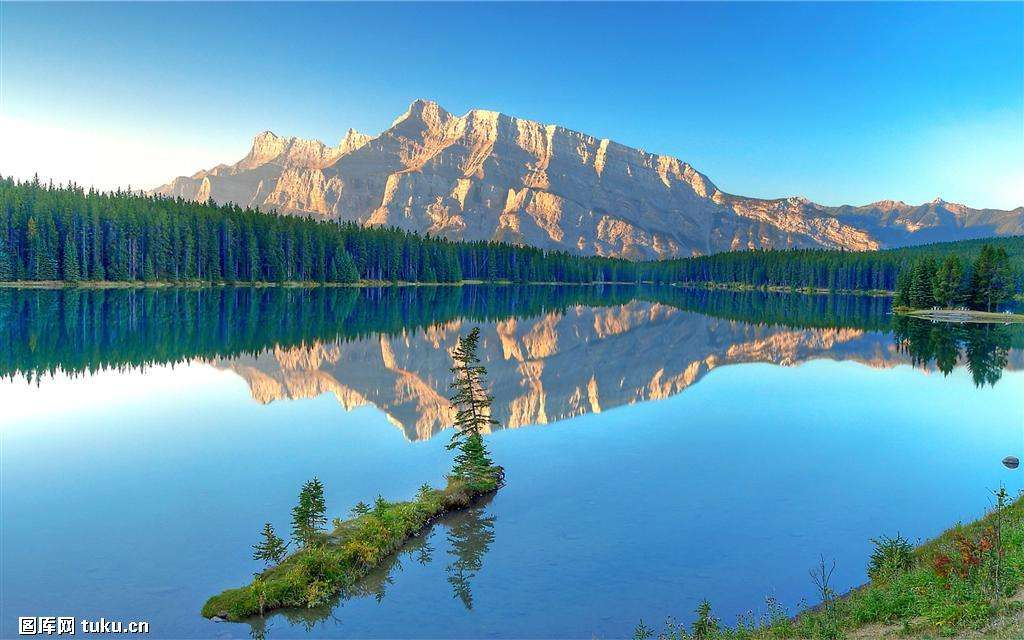
//> input picture OpenCVTest/timg.jpeg, 1024 x 640 px
$ ./OpenEXRimages_HDR_Retina_toneMapping ../../../OpenCVTest/timg.jpeg   (built with g++ and OpenCV 4)
//> lines starting //> are read from the running program, lines starting //| are printed output that depends on the picture

//============================================================================
// Name        : OpenEXRimages_HDR_Retina_toneMapping.cpp
// Author      : Alexandre Benoit (benoit.alexandre.vision@gmail.com)
// Version     : 0.1
// Copyright   : Alexandre Benoit, LISTIC Lab, july 2011
// Description : HighDynamicRange retina tone mapping with the help of the Gipsa/Listic's retina in C++, Ansi-style
//============================================================================

#include <iostream>
#include <cstring>

#include "opencv2/bioinspired.hpp" // retina based algorithms
#include "opencv2/imgproc.hpp" // cvCvtcolor function
#include "opencv2/imgcodecs.hpp" // imread
#include "opencv2/highgui.hpp" // display

static void help(std::string errorMessage)
{
	std::cout<<"Program init error : "<<errorMessage<<std::endl;
	std::cout<<"\nProgram call procedure : ./OpenEXRimages_HDR_Retina_toneMapping [OpenEXR image to process]"<<std::endl;
	std::cout<<"\t[OpenEXR image to process] : the input HDR image to process, must be an OpenEXR format, see http://www.openexr.com/ to get some samples or create your own using camera bracketing and Photoshop or equivalent software for OpenEXR image synthesis"<<std::endl;
	std::cout<<"\nExamples:"<<std::endl;
	std::cout<<"\t-Image processing : ./OpenEXRimages_HDR_Retina_toneMapping memorial.exr"<<std::endl;
}

// simple procedure for 1D curve tracing
static void drawPlot(const cv::Mat curve, const std::string figureTitle, const int lowerLimit, const int upperLimit)
{
	//std::cout<<"curve size(h,w) = "<<curve.size().height<<", "<<curve.size().width<<std::endl;
	cv::Mat displayedCurveImage = cv::Mat::ones(200, curve.size().height, CV_8U);

	cv::Mat windowNormalizedCurve;
	normalize(curve, windowNormalizedCurve, 0, 200, cv::NORM_MINMAX, CV_32F);

	displayedCurveImage = cv::Scalar::all(255); // set a white background
	int binW = cvRound((double)displayedCurveImage.cols/curve.size().height);

	for( int i = 0; i < curve.size().height; i++ )
		rectangle( displayedCurveImage, cv::Point(i*binW, displayedCurveImage.rows),
				cv::Point((i+1)*binW, displayedCurveImage.rows - cvRound(windowNormalizedCurve.at<float>(i))),
				cv::Scalar::all(0), -1, 8, 0 );
	rectangle( displayedCurveImage, cv::Point(0, 0),
			cv::Point((lowerLimit)*binW, 200),
			cv::Scalar::all(128), -1, 8, 0 );
	rectangle( displayedCurveImage, cv::Point(displayedCurveImage.cols, 0),
			cv::Point((upperLimit)*binW, 200),
			cv::Scalar::all(128), -1, 8, 0 );

	cv::imshow(figureTitle, displayedCurveImage);
}
/*
 * objective : get the gray level map of the input image and rescale it to the range [0-255]
 */
static void rescaleGrayLevelMat(const cv::Mat &inputMat, cv::Mat &outputMat, const float histogramClippingLimit)
{

	// adjust output matrix wrt the input size but single channel
	std::cout<<"Input image rescaling with histogram edges cutting (in order to eliminate bad pixels created during the HDR image creation) :"<<std::endl;
	//std::cout<<"=> image size (h,w,channels) = "<<inputMat.size().height<<", "<<inputMat.size().width<<", "<<inputMat.channels()<<std::endl;
	//std::cout<<"=> pixel coding (nbchannel, bytes per channel) = "<<inputMat.elemSize()/inputMat.elemSize1()<<", "<<inputMat.elemSize1()<<std::endl;

	// rescale between 0-255, keeping floating point values
	cv::normalize(inputMat, outputMat, 0.0, 255.0, cv::NORM_MINMAX);

	// extract a 8bit image that will be used for histogram edge cut
	cv::Mat intGrayImage;
	if (inputMat.channels()==1)
	{
		outputMat.convertTo(intGrayImage, CV_8U);
	}else
	{
		cv::Mat rgbIntImg;
		outputMat.convertTo(rgbIntImg, CV_8UC3);
		cvtColor(rgbIntImg, intGrayImage, cv::COLOR_BGR2GRAY);
	}

	// get histogram density probability in order to cut values under above edges limits (here 5-95%)... useful for HDR pixel errors cancellation
	cv::Mat dst, hist;
	int histSize = 256;
	calcHist(&intGrayImage, 1, 0, cv::Mat(), hist, 1, &histSize, 0);
	cv::Mat normalizedHist;
	normalize(hist, normalizedHist, 1, 0, cv::NORM_L1, CV_32F); // normalize histogram so that its sum equals 1

	double min_val, max_val;
	minMaxLoc(normalizedHist, &min_val, &max_val);
	//std::cout<<"Hist max,min = "<<max_val<<", "<<min_val<<std::endl;

	// compute density probability
	cv::Mat denseProb=cv::Mat::zeros(normalizedHist.size(), CV_32F);
	denseProb.at<float>(0)=normalizedHist.at<float>(0);
	int histLowerLimit=0, histUpperLimit=0;
	for (int i=1;i<normalizedHist.size().height;++i)
	{
		denseProb.at<float>(i)=denseProb.at<float>(i-1)+normalizedHist.at<float>(i);
		//std::cout<<normalizedHist.at<float>(i)<<", "<<denseProb.at<float>(i)<<std::endl;
		if ( denseProb.at<float>(i)<histogramClippingLimit)
			histLowerLimit=i;
		if ( denseProb.at<float>(i)<1-histogramClippingLimit)
			histUpperLimit=i;
	}
	// deduce min and max admitted gray levels
	float minInputValue = (float)histLowerLimit/histSize*255;
	float maxInputValue = (float)histUpperLimit/histSize*255;

	std::cout<<"=> Histogram limits "
			<<"\n\t"<<histogramClippingLimit*100<<"% index = "<<histLowerLimit<<" => normalizedHist value = "<<denseProb.at<float>(histLowerLimit)<<" => input gray level = "<<minInputValue
			<<"\n\t"<<(1-histogramClippingLimit)*100<<"% index = "<<histUpperLimit<<" => normalizedHist value = "<<denseProb.at<float>(histUpperLimit)<<" => input gray level = "<<maxInputValue
			<<std::endl;
	//drawPlot(denseProb, "input histogram density probability", histLowerLimit, histUpperLimit);
	drawPlot(normalizedHist, "input histogram", histLowerLimit, histUpperLimit);

	// rescale image range [minInputValue-maxInputValue] to [0-255]
	outputMat-=minInputValue;
	outputMat*=255.0/(maxInputValue-minInputValue);
	// cut original histogram and back project to original image
	cv::threshold( outputMat, outputMat, 255.0, 255.0, 2 ); //THRESH_TRUNC, clips values above 255
	cv::threshold( outputMat, outputMat, 0.0, 0.0, 3 ); //THRESH_TOZERO, clips values under 0

}
// basic callback method for interface management
cv::Mat inputImage;
cv::Mat imageInputRescaled;
int histogramClippingValue;
static void callBack_rescaleGrayLevelMat(int, void*)
{
	std::cout<<"Histogram clipping value changed, current value = "<<histogramClippingValue<<std::endl;
	rescaleGrayLevelMat(inputImage, imageInputRescaled, (float)(histogramClippingValue/100.0));
	normalize(imageInputRescaled, imageInputRescaled, 0.0, 255.0, cv::NORM_MINMAX);
}

cv::Ptr<cv::bioinspired::Retina> retina;
int retinaHcellsGain;
int localAdaptation_photoreceptors, localAdaptation_Gcells;
static void callBack_updateRetinaParams(int, void*)
{
	retina->setupOPLandIPLParvoChannel(true, true, (float)(localAdaptation_photoreceptors/200.0), 0.5f, 0.43f, (float)retinaHcellsGain, 1.f, 7.f, (float)(localAdaptation_Gcells/200.0));
}

int colorSaturationFactor;
static void callback_saturateColors(int, void*)
{
	retina->setColorSaturation(true, (float)colorSaturationFactor);
}

int main(int argc, char* argv[])
{
	// welcome message
	std::cout<<"*********************************************************************************"<<std::endl;
	std::cout<<"* Retina demonstration for High Dynamic Range compression (tone-mapping) : demonstrates the use of a wrapper class of the Gipsa/Listic Labs retina model."<<std::endl;
	std::cout<<"* This retina model allows spatio-temporal image processing (applied on still images, video sequences)."<<std::endl;
	std::cout<<"* This demo focuses demonstration of the dynamic compression capabilities of the model"<<std::endl;
	std::cout<<"* => the main application is tone mapping of HDR images (i.e. see on a 8bit display a more than 8bits coded (up to 16bits) image with details in high and low luminance ranges"<<std::endl;
	std::cout<<"* The retina model still have the following properties:"<<std::endl;
	std::cout<<"* => It applies a spectral whithening (mid-frequency details enhancement)"<<std::endl;
	std::cout<<"* => high frequency spatio-temporal noise reduction"<<std::endl;
	std::cout<<"* => low frequency luminance to be reduced (luminance range compression)"<<std::endl;
	std::cout<<"* => local logarithmic luminance compression allows details to be enhanced in low light conditions\n"<<std::endl;
	std::cout<<"* for more information, reer to the following papers :"<<std::endl;
	std::cout<<"* Benoit A., Caplier A., Durette B., Herault, J., \"USING HUMAN VISUAL SYSTEM MODELING FOR BIO-INSPIRED LOW LEVEL IMAGE PROCESSING\", Elsevier, Computer Vision and Image Understanding 114 (2010), pp. 758-773, DOI: http://dx.doi.org/10.1016/j.cviu.2010.01.011"<<std::endl;
	std::cout<<"* Vision: Images, Signals and Neural Networks: Models of Neural Processing in Visual Perception (Progress in Neural Processing),By: Jeanny Herault, ISBN: 9814273686. WAPI (Tower ID): 113266891."<<std::endl;
	std::cout<<"* => reports comments/remarks at benoit.alexandre.vision@gmail.com"<<std::endl;
	std::cout<<"* => more informations and papers at : http://sites.google.com/site/benoitalexandrevision/"<<std::endl;
	std::cout<<"*********************************************************************************"<<std::endl;
	std::cout<<"** WARNING : this sample requires OpenCV to be configured with OpenEXR support **"<<std::endl;
	std::cout<<"*********************************************************************************"<<std::endl;
	std::cout<<"*** You can use free tools to generate OpenEXR images from images sets   :    ***"<<std::endl;
	std::cout<<"*** =>  1. take a set of photos from the same viewpoint using bracketing      ***"<<std::endl;
	std::cout<<"*** =>  2. generate an OpenEXR image with tools like qtpfsgui.sourceforge.net ***"<<std::endl;
	std::cout<<"*** =>  3. apply tone mapping with this program                               ***"<<std::endl;
	std::cout<<"*********************************************************************************"<<std::endl;

	// basic input arguments checking
	if (argc<2)
	{
		help("bad number of parameter");
		return -1;
	}

	bool useLogSampling = !strcmp(argv[argc-1], "log"); // check if user wants retina log sampling processing
	int chosenMethod=0;
	if (!strcmp(argv[argc-1], "fast"))
	{
		chosenMethod=1;
		std::cout<<"Using fast method (no spectral whithning), adaptation of Meylan&al 2008 method"<<std::endl;
	}

	std::string inputImageName=argv[1];

	//////////////////////////////////////////////////////////////////////////////
	// checking input media type (still image, video file, live video acquisition)
	std::cout<<"RetinaDemo: processing image "<<inputImageName<<std::endl;
	// image processing case
	// declare the retina input buffer... that will be fed differently in regard of the input media
	inputImage = cv::imread(inputImageName, -1); // load image in RGB mode
//> inputImage is the input picture: 640 rows x 1024 cols, CV_8UC3; mean B, G, R 176.7, 150.8, 95.3
	std::cout<<"=> image size (h,w) = "<<inputImage.size().height<<", "<<inputImage.size().width<<std::endl;
//| => image size (h,w) = 640, 1024
	if (!inputImage.total())
	{
		help("could not load image, program end");
		return -1;
	}
	// rescale between 0 and 1
	normalize(inputImage, inputImage, 0.0, 1.0, cv::NORM_MINMAX);
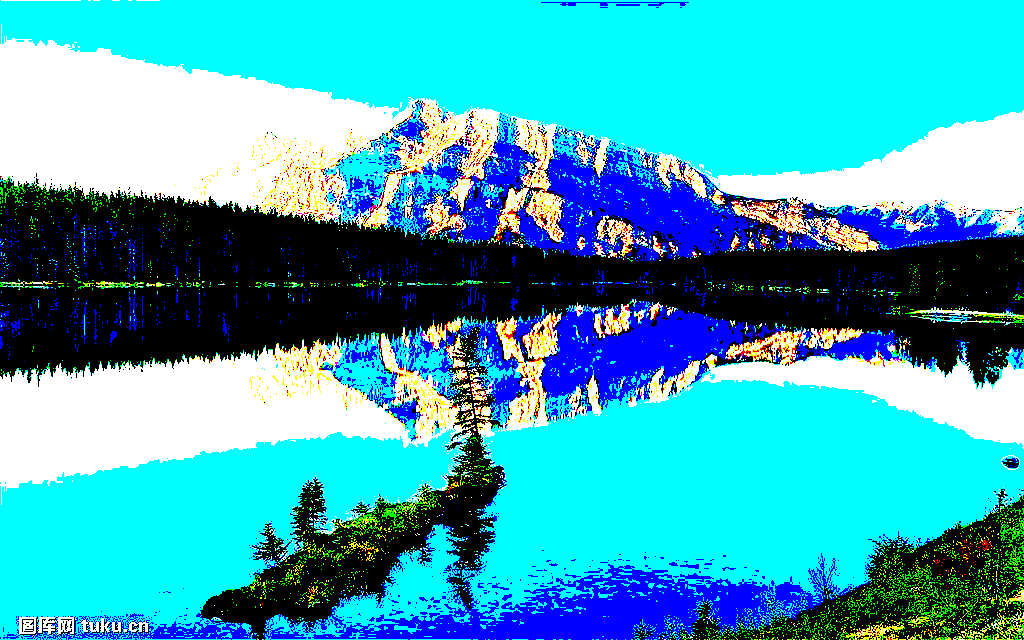
//> inputImage: 640 rows x 1024 cols, CV_8UC3; mean B, G, R 0.735, 0.661, 0.232; drawn with 1 as white
	cv::Mat gammaTransformedImage;
	cv::pow(inputImage, 1./5, gammaTransformedImage); // apply gamma curve: img = img ** (1./5)
	imshow("EXR image original image, 16bits=>8bits linear rescaling ", inputImage);
	imshow("EXR image with basic processing : 16bits=>8bits with gamma correction", gammaTransformedImage);
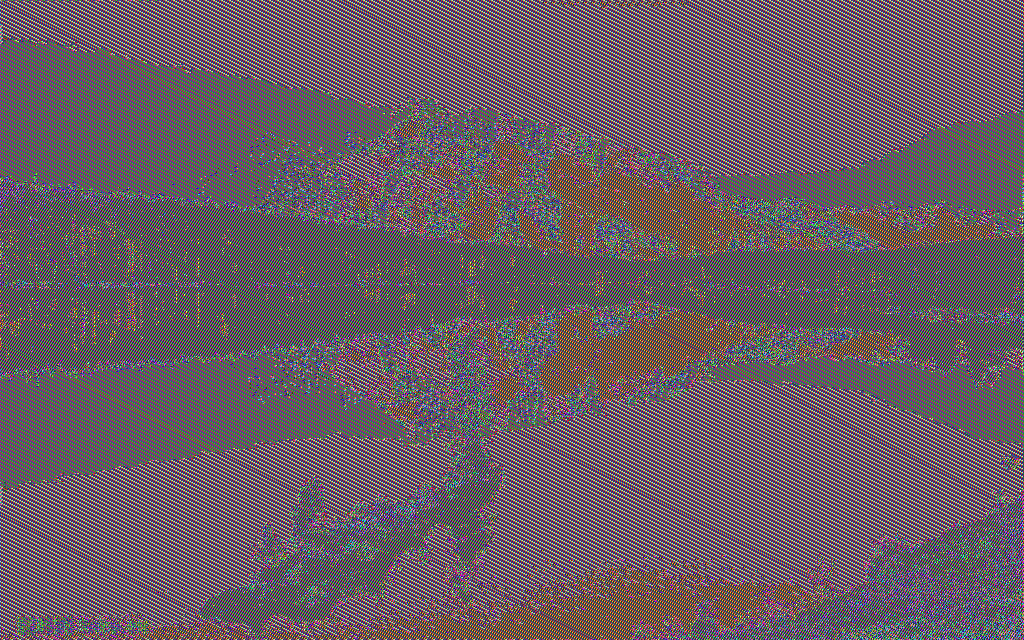
//> window 'EXR image with basic processin': 640 rows x 1024 cols, CV_8UC3; mean B, G, R 99.4, 93.7, 105.1
	if (inputImage.empty())
	{
		help("Input image could not be loaded, aborting");
		return -1;
	}

	//////////////////////////////////////////////////////////////////////////////
	// Program start in a try/catch safety context (Retina may throw errors)
	try
	{
		/* create a retina instance with default parameters setup, uncomment the initialisation you wanna test
		 * -> if the last parameter is 'log', then activate log sampling (favour foveal vision and subsamples peripheral vision)
		 */
		if (useLogSampling)
		{
            retina = cv::bioinspired::Retina::create(inputImage.size(),true, cv::bioinspired::RETINA_COLOR_BAYER, true, 2.0, 10.0);
		}
		else// -> else allocate "classical" retina :
            retina = cv::bioinspired::Retina::create(inputImage.size());

		// create a fast retina tone mapper (Meyla&al algorithm)
		std::cout<<"Allocating fast tone mapper..."<<std::endl;
		//cv::Ptr<cv::RetinaFastToneMapping> fastToneMapper=createRetinaFastToneMapping(inputImage.size());
		std::cout<<"Fast tone mapper allocated"<<std::endl;

		// save default retina parameters file in order to let you see this and maybe modify it and reload using method "setup"
		retina->write("RetinaDefaultParameters.xml");

		// desactivate Magnocellular pathway processing (motion information extraction) since it is not useful here
		retina->activateMovingContoursProcessing(false);

		// declare retina output buffers
		cv::Mat retinaOutput_parvo;

		/////////////////////////////////////////////
		// prepare displays and interactions
		histogramClippingValue=0; // default value... updated with interface slider
		//inputRescaleMat = inputImage;
		//outputRescaleMat = imageInputRescaled;
		cv::namedWindow("Processing configuration",1);
		cv::createTrackbar("histogram edges clipping limit", "Processing configuration",&histogramClippingValue,50,callBack_rescaleGrayLevelMat);

		colorSaturationFactor=3;
		cv::createTrackbar("Color saturation", "Processing configuration", &colorSaturationFactor,5,callback_saturateColors);

		retinaHcellsGain=40;
		cv::createTrackbar("Hcells gain", "Processing configuration",&retinaHcellsGain,100,callBack_updateRetinaParams);

		localAdaptation_photoreceptors=197;
		localAdaptation_Gcells=190;
		cv::createTrackbar("Ph sensitivity", "Processing configuration", &localAdaptation_photoreceptors,199,callBack_updateRetinaParams);
		cv::createTrackbar("Gcells sensitivity", "Processing configuration", &localAdaptation_Gcells,199,callBack_updateRetinaParams);


		/////////////////////////////////////////////
		// apply default parameters of user interaction variables
		rescaleGrayLevelMat(inputImage, imageInputRescaled, (float)histogramClippingValue/100);
//> in rescaleGrayLevelMat, `cvtColor(rgbIntImg, intGrayImage, cv::COLOR_BGR2GRAY);`:
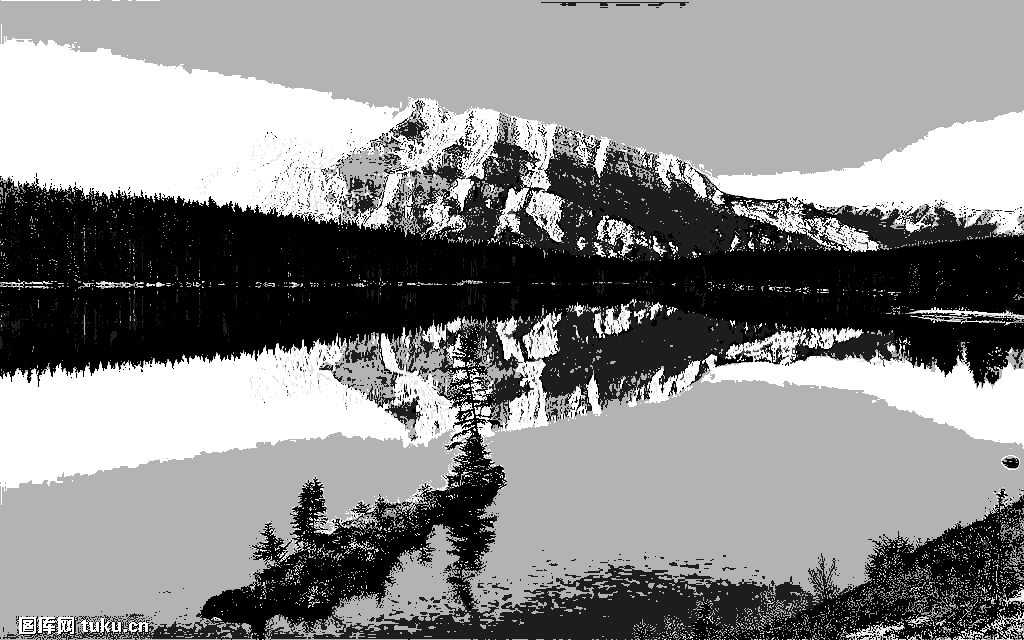
//> intGrayImage: 640 rows x 1024 cols, CV_8UC1; min 0, max 255, mean 138.1
//> in rescaleGrayLevelMat, `calcHist(&intGrayImage, 1, 0, cv::Mat(), hist, 1, &histSize, 0);`: hist = 256 values, max 278695 at index 179, min 0 at index 1, mean 2560
//> in rescaleGrayLevelMat, `normalize(hist, normalizedHist, 1, 0, cv::NORM_L1, CV_32F);`: normalizedHist = 256 values, max 0.425 at index 179, min 0 at index 1, mean 0.00391
//> in rescaleGrayLevelMat, `minMaxLoc(normalizedHist, &min_val, &max_val);`: min_val = 0; max_val = 0.425
//> in rescaleGrayLevelMat, `denseProb.at<float>(0)=normalizedHist.at<float>(0);`: denseProb = 256 values, max 0.234 at index 0, min 0 at index 1, mean 0.000914
//> after the loop in rescaleGrayLevelMat, `for (int i=1;i<normalizedHist.size().height;++i)`: denseProb = 256 values from 0.234 to 1
//> in rescaleGrayLevelMat, `float minInputValue = (float)histLowerLimit/histSize*255;`: minInputValue = 0
//> in rescaleGrayLevelMat, `float maxInputValue = (float)histUpperLimit/histSize*255;`: maxInputValue = 253
//| => Histogram limits
//| 	0% index = 0 => normalizedHist value = 0.233963 => input gray level = 0
//| 	100% index = 254 => normalizedHist value = 0.789087 => input gray level = 253.008
//> in drawPlot, `normalize(curve, windowNormalizedCurve, 0, 200, cv::NORM_MINMAX, CV_32..`: windowNormalizedCurve = 256 values, max 200 at index 179, min 0 at index 1, mean 1.84
//> after the loop in drawPlot, `for( int i = 0; i < curve.size().height; i++ )`:
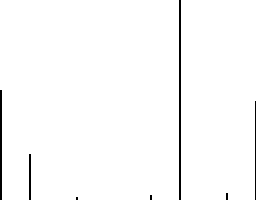
//> displayedCurveImage: 200 rows x 256 cols, CV_8UC1; 98.4% white; black in thin lines or dots
//> in drawPlot, `rectangle( displayedCurveImage, cv::Point(displayedCurveImage.cols, 0)..`:
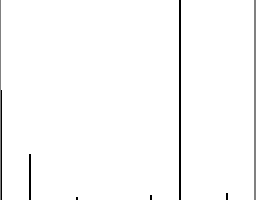
//> displayedCurveImage: 200 rows x 256 cols, CV_8UC1; min 0, max 255, mean 250.4
//> in rescaleGrayLevelMat, `drawPlot(normalizedHist, "input histogram", histLowerLimit, histUpperL..`: histUpperLimit = 254
		retina->setColorSaturation(true,(float)colorSaturationFactor);
		callBack_updateRetinaParams(1,NULL); // first call for default parameters setup

		// processing loop with stop condition
		bool continueProcessing=true;
		while(continueProcessing)
		{
			// run retina filter
			if (!chosenMethod)
			{
				retina->run(imageInputRescaled);
				// Retrieve and display retina output
				retina->getParvo(retinaOutput_parvo);
				cv::imshow("Retina input image (with cut edges histogram for basic pixels error avoidance)", imageInputRescaled/255.0);
				cv::imshow("Retina Parvocellular pathway output : 16bit=>8bit image retina tonemapping", retinaOutput_parvo);
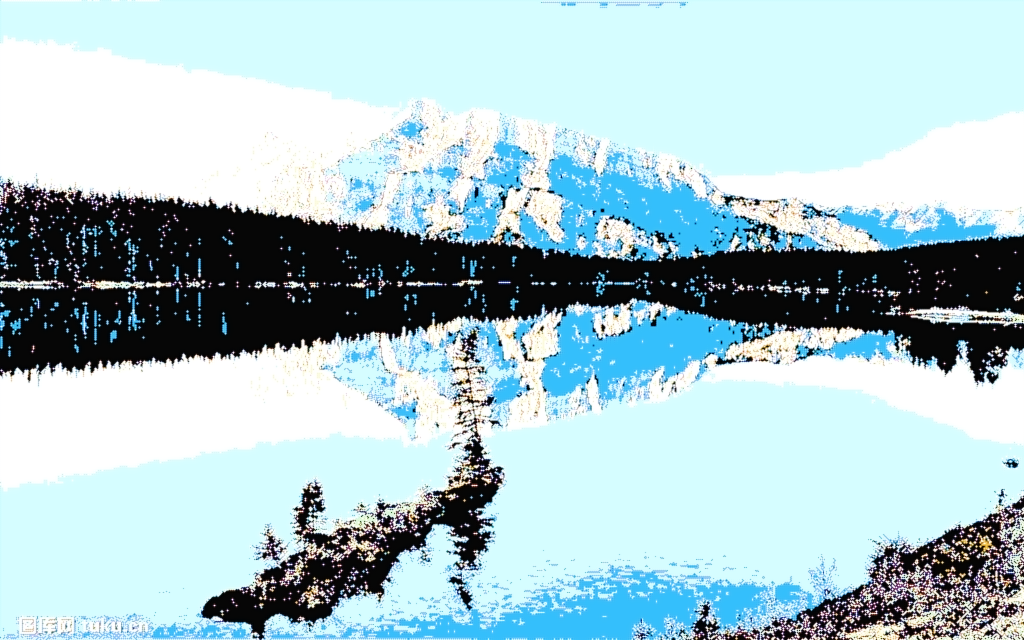
//> window 'Retina Parvocellular pathway o': 640 rows x 1024 cols, CV_8UC3; mean B, G, R 201.9, 195.7, 168.5
				cv::imwrite("HDRinput.jpg",imageInputRescaled/255.0);
				cv::imwrite("RetinaToneMapping.jpg",retinaOutput_parvo);
			}
			else
			{
				// apply the simplified hdr tone mapping method
				cv::Mat fastToneMappingOutput;
				retina->applyFastToneMapping(imageInputRescaled, fastToneMappingOutput);
				cv::imshow("Retina fast tone mapping output : 16bit=>8bit image retina tonemapping", fastToneMappingOutput);
			}
			// [5 lines of commented-out code are left out]
			cv::waitKey(10);
		}
	} catch(const cv::Exception& e)
	{
		std::cerr<<"Error using Retina : "<<e.what()<<std::endl;
	}

	// Program end message
	std::cout<<"Retina demo end"<<std::endl;

	return 0;
}
